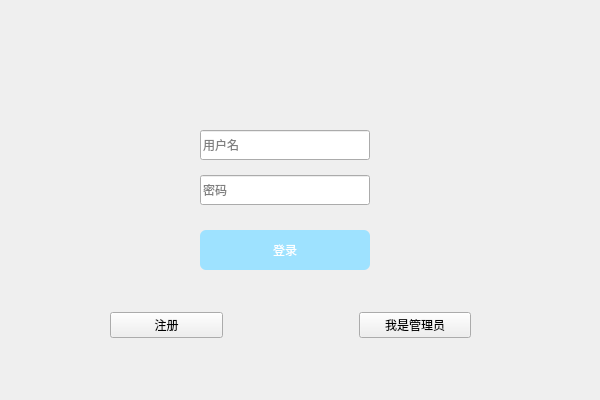
<?xml version="1.0" encoding="UTF-8"?>
<ui version="4.0">
 <class>LoginScene</class>
 <widget class="QWidget" name="LoginScene">
  <property name="geometry">
   <rect>
    <x>0</x>
    <y>0</y>
    <width>600</width>
    <height>400</height>
   </rect>
  </property>
  <property name="minimumSize">
   <size>
    <width>600</width>
    <height>400</height>
   </size>
  </property>
  <property name="maximumSize">
   <size>
    <width>600</width>
    <height>400</height>
   </size>
  </property>
  <property name="windowTitle">
   <string>Form</string>
  </property>
  <widget class="QLabel" name="logo">
   <property name="geometry">
    <rect>
     <x>0</x>
     <y>0</y>
     <width>600</width>
     <height>120</height>
    </rect>
   </property>
   <property name="text">
    <string/>
   </property>
  </widget>
  <widget class="QWidget" name="widget_login" native="true">
   <property name="geometry">
    <rect>
     <x>0</x>
     <y>120</y>
     <width>601</width>
     <height>281</height>
    </rect>
   </property>
   <layout class="QVBoxLayout" name="verticalLayout">
    <item>
     <widget class="QWidget" name="widget" native="true">
      <widget class="QLineEdit" name="password">
       <property name="geometry">
        <rect>
         <x>200</x>
         <y>55</y>
         <width>170</width>
         <height>30</height>
        </rect>
       </property>
       <property name="sizePolicy">
        <sizepolicy hsizetype="Preferred" vsizetype="Fixed">
         <horstretch>0</horstretch>
         <verstretch>0</verstretch>
        </sizepolicy>
       </property>
       <property name="echoMode">
        <enum>QLineEdit::Password</enum>
       </property>
       <property name="placeholderText">
        <string>密码</string>
       </property>
      </widget>
      <widget class="QLineEdit" name="username">
       <property name="geometry">
        <rect>
         <x>200</x>
         <y>10</y>
         <width>170</width>
         <height>30</height>
        </rect>
       </property>
       <property name="sizePolicy">
        <sizepolicy hsizetype="Preferred" vsizetype="Fixed">
         <horstretch>0</horstretch>
         <verstretch>0</verstretch>
        </sizepolicy>
       </property>
       <property name="alignment">
        <set>Qt::AlignLeading|Qt::AlignLeft|Qt::AlignVCenter</set>
       </property>
       <property name="placeholderText">
        <string>用户名</string>
       </property>
      </widget>
      <widget class="QWidget" name="widget_button" native="true">
       <property name="geometry">
        <rect>
         <x>10</x>
         <y>155</y>
         <width>561</width>
         <height>101</height>
        </rect>
       </property>
       <layout class="QHBoxLayout" name="horizontalLayout">
        <item>
         <spacer name="horizontalSpacer">
          <property name="orientation">
           <enum>Qt::Horizontal</enum>
          </property>
          <property name="sizeType">
           <enum>QSizePolicy::Fixed</enum>
          </property>
          <property name="sizeHint" stdset="0">
           <size>
            <width>100</width>
            <height>20</height>
           </size>
          </property>
         </spacer>
        </item>
        <item>
         <widget class="QPushButton" name="registerBtn">
          <property name="text">
           <string>注册</string>
          </property>
         </widget>
        </item>
        <item>
         <spacer name="horizontalSpacer_2">
          <property name="orientation">
           <enum>Qt::Horizontal</enum>
          </property>
          <property name="sizeType">
           <enum>QSizePolicy::Fixed</enum>
          </property>
          <property name="sizeHint" stdset="0">
           <size>
            <width>130</width>
            <height>30</height>
           </size>
          </property>
         </spacer>
        </item>
        <item>
         <widget class="QPushButton" name="managerBtn">
          <property name="text">
           <string>我是管理员</string>
          </property>
         </widget>
        </item>
        <item>
         <spacer name="horizontalSpacer_3">
          <property name="orientation">
           <enum>Qt::Horizontal</enum>
          </property>
          <property name="sizeType">
           <enum>QSizePolicy::Fixed</enum>
          </property>
          <property name="sizeHint" stdset="0">
           <size>
            <width>100</width>
            <height>20</height>
           </size>
          </property>
         </spacer>
        </item>
       </layout>
      </widget>
      <widget class="QPushButton" name="loginBtn">
       <property name="geometry">
        <rect>
         <x>200</x>
         <y>110</y>
         <width>170</width>
         <height>40</height>
        </rect>
       </property>
       <property name="styleSheet">
        <string notr="true">QPushButton { background-color: rgb(158, 226, 255); border-radius: 6px; color: rgb(255, 255, 255); font: 12pt &quot;Arial&quot;; } QPushButton:hover { background-color: rgb(170, 240, 255);font: 12pt &quot;Arial&quot;; }</string>
       </property>
       <property name="text">
        <string>登录</string>
       </property>
      </widget>
     </widget>
    </item>
   </layout>
  </widget>
 </widget>
 <resources/>
 <connections/>
</ui>
